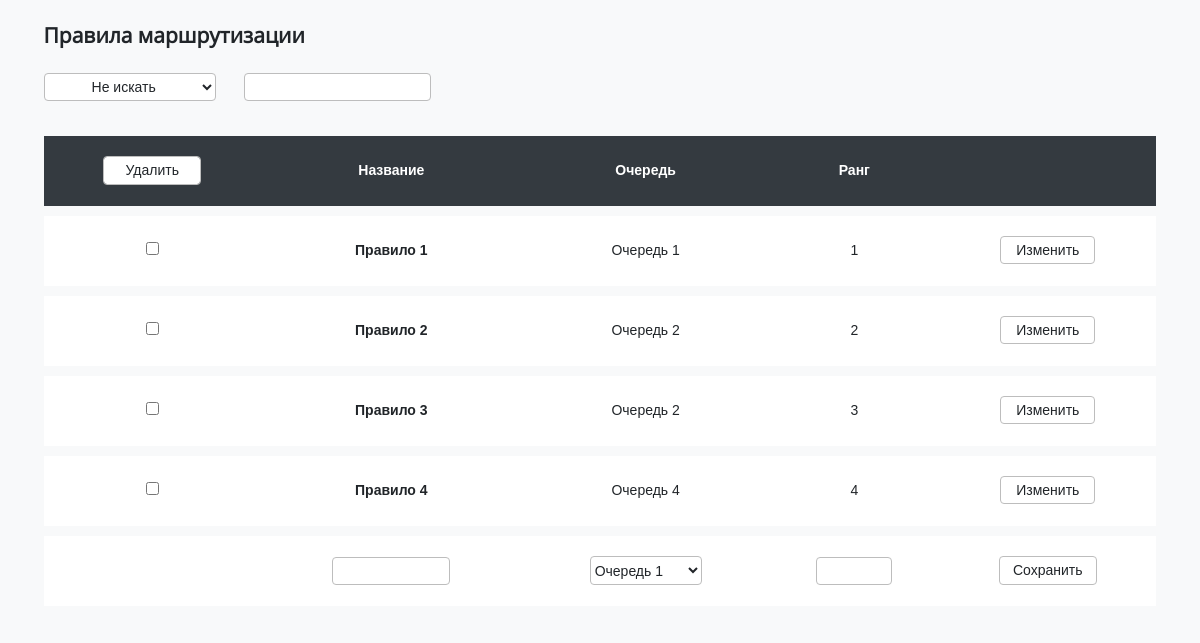
Screenshot of /polls/ with the database file from the repository.
### polls/models.py (models this page shows, shortened)
class Rule(m.Model):
    name = m.CharField('Название', max_length = 200)
    queue = m.CharField('Очередь', max_length = 200, choices = [(i,i) for i in Dictionaries.all_queues], default = '-')
    rule_range = m.IntegerField('Ранг',unique=True)
    creator = m.CharField('Пользователь, который создал правило', max_length = 20)
    updator = m.CharField('Пользователь, который последним изменил правило', max_length = 20)
    create_date = m.DateTimeField('Дата создания правила', auto_now=False, auto_now_add=True)
    update_date = m.DateTimeField('Дата последнего изменения правила',auto_now=True, auto_now_add=False)
    class Meta:
        verbose_name = "Правило"
        verbose_name_plural = "Список правил"

### polls/views.py (the view, shortened to what this page needs)
# urls.py: path('', views.index, name='index'),
def index(request):
    search = request.GET.get('search', None)
    search_text = request.GET.get('text', None)
    sort_type = request.GET.get('sort', None)
    if sort_type:
        rule_list = Rule.objects.order_by(sort_type)
    else:
        rule_list = Rule.objects.all()
    return render(request,'polls/list.html', {'rule_list': rule_list, 'Dictionaries': Dictionaries, 'search': False})

### polls/templates/polls/list.html (shortened to what this page needs)
{% extends 'base.html' %}
{% block content %}
    <h2>Правила маршрутизации</h2>
    <div class='search'>
        <select class="sel_search" onchange="location.href='?search='+value;">
            <option value="">Не искать</option>
        </select>
        <p>&emsp;&emsp;</p>
        <input type="text" class="inp_search" onchange="location.href+='&text='+value;"/>
    </div>
    <table class="table">
        <form action="delete/" method="post">
            <thead class="table-head">
                <tr>
                    <th><input type="submit" class="submit_button" value="Удалить"></th>
                    <th onclick="location.href='?sort=name'">Название</th>
                    <th onclick="location.href='?sort=queue'">Очередь</th>
                    <th onclick="location.href='?sort=rule_range'">Ранг</th>
                    <th></th>
                </tr>
            </thead>
            {% if rule_list %}
                {% for a in rule_list %}
                    <tr class="row">
                        <td><input type="checkbox"  value="{{a.id}}" name="checks"></td>
                        <td><a class="rule_ref" href="{% url 'polls:detail' a.id %}">{{a.name}}</a></td>
                        <td><p>{{a.queue}}</p></td>
                        <td><p>{{a.rule_range}}</p></td>
                        <td><a class="a_button" href="{% url 'polls:list_upd' a.id %}">Изменить</a></td>
                    </tr>
                {% endfor %}
            {% endif %}
        </form>
        <form action="add/" method="post">
            <tr class="row">
                <td></td>
                <td><input type="text" class="inp_rule_name" name="name_new"/></td>
                <td>
                    <select class="sel_rule_queue" name="queue_new">
                        {% for i in Dictionaries.all_queues %}
                            <option value="{{i}}">{{i}}</option>
                        {% endfor %}
                    </select>
                </td>
                <td><input type="number" class="inp_rule_range" name="rule_range_new"/></td>
                <td><input type="submit" class="submit_button" value="Сохранить"></td>
            </tr>
        </form>
    </table>
{% endblock %}

### static/css/stylesheet.css (style rules this page uses)
h2 { font-family: Open_Sans-Reg; text-align: left; padding-left: 3%; }
body { background-color: #f8f9fa; font-family: "Poppins", Arial, sans-serif; font-size: 14px; text-align: center; line-height: 1.8; color: #212529; }
.sel_rule_queue, .inp_rule_name, #t_operator_new, #t_operation { width: 8em; }
.inp_rule_range { width: 5em; }
input[type="text"], input[type="number"] { font-family: inherit; font-size: inherit; line-height: inherit; color: inherit; background-color: #fff; background-clip: padding-box; border: 1px solid #bdbdbd; border-radius: 0.25rem; transition: border-color 0.15s ease-in-out, box-shadow 0.15s ease-in-out; height: 1.5rem; }
select { font-family: inherit; font-size: inherit; line-height: inherit; color: inherit; background-color: #fff; background-clip: padding-box; border: 1px solid #bdbdbd; border-radius: 0.25rem; transition: border-color 0.15s ease-in-out, box-shadow 0.15s ease-in-out; width: 60%; min-height: 1.8rem; }
.submit_button { font-family: inherit; font-size: inherit; line-height: 1.8; color: #212529; background-color: #fff; background-clip: padding-box; border: 1px solid #bdbdbd; border-radius: 0.25rem; transition: border-color 0.15s ease-in-out, box-shadow 0.15s ease-in-out; width: 7em; }
.a_button { font-family: inherit; font-size: inherit; line-height: 1.8; color: inherit; background-color: #fff; background-clip: padding-box; border: 1px solid #bdbdbd; border-radius: 0.25rem; transition: border-color 0.15s ease-in-out, box-shadow 0.15s ease-in-out; padding: 5px 15px; text-decoration: none; width: 7em; }
.rule_ref { font-family: inherit; color: inherit; text-decoration: none; font-weight: bold; }
.table-head { color: #fff; background-color: #343a40; font-weight: bold; height: 5em; }
.table { border: none; background-color: #f8f9fa; vertical-align: top; box-sizing: border-box; min-width: 1000px !important; width: 100%; border-collapse: separate; border-spacing: 0 10px; padding-right: 3%; padding-left: 3%; }
.row { background-color: #fff; height: 5em; }
.search { padding-left: 3%; display: flex; flex-direction: row; }
.sel_search { width: 15%; text-align: center; height: 1.8rem; }

### rows the page displays
Rule: name "Правило 1", queue "Очередь 1", rule_range "1"
Rule: name "Правило 2", queue "Очередь 2", rule_range "2"
Rule: name "Правило 3", queue "Очередь 2", rule_range "3"
Rule: name "Правило 4", queue "Очередь 4", rule_range "4"

### other values shown
form field queue_new "Очередь 1"
